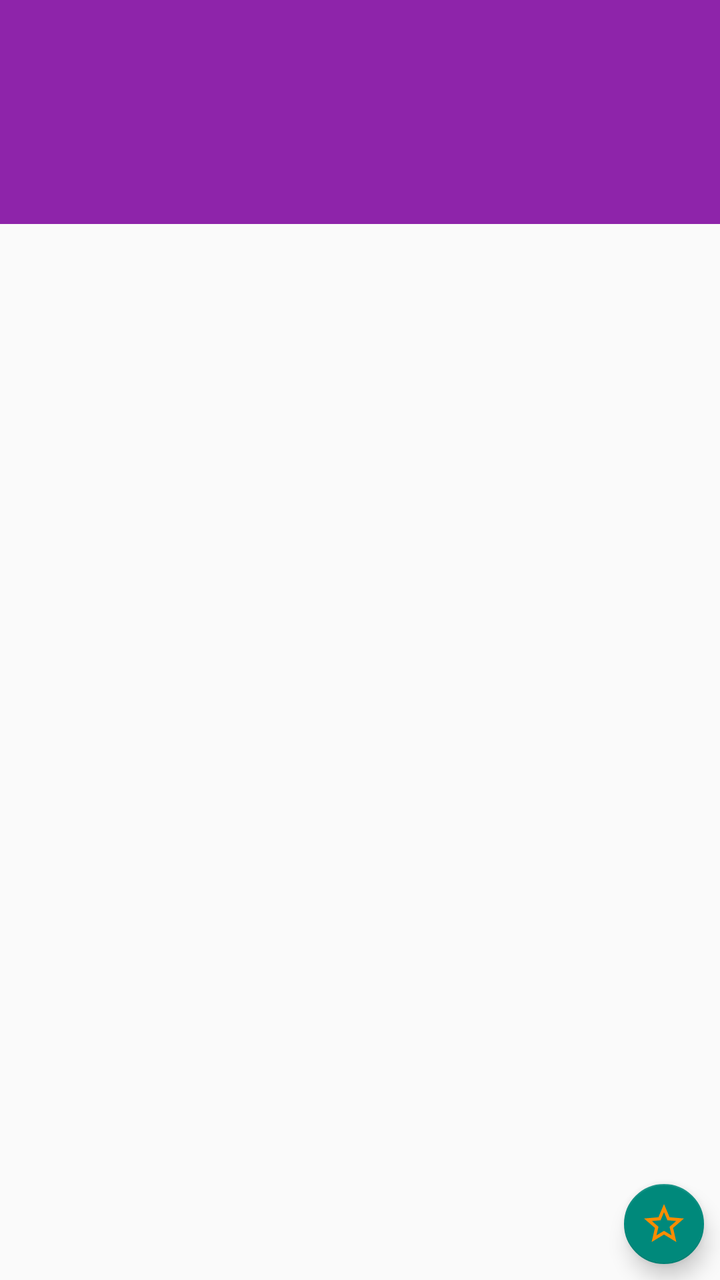
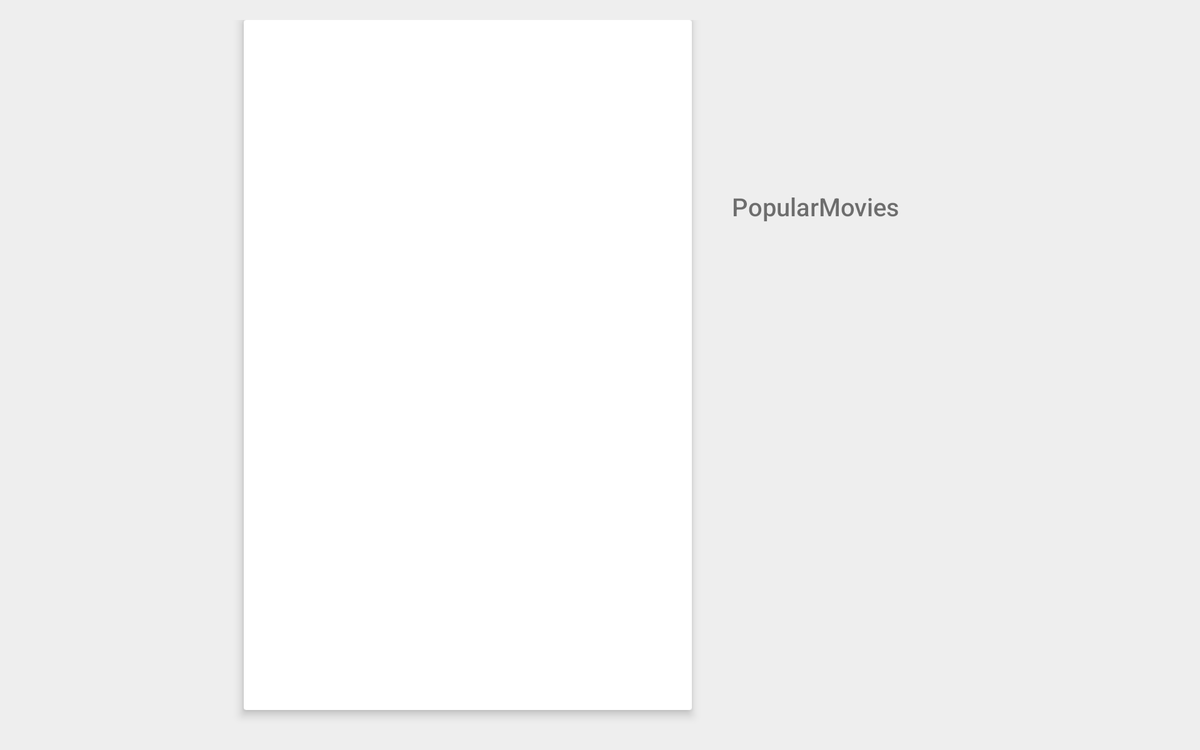

Compare how this app lays out the same screen by default and in its alternative resource folder. The renders come first, then the two layout files and the values they reference.
<!-- AndroidManifest.xml: application theme AppTheme -->
<!-- res/layout/activity_movie_detail.xml -->
<?xml version="1.0" encoding="utf-8"?>
<RelativeLayout android:layout_width="match_parent"
                android:layout_height="match_parent"
                xmlns:android="http://schemas.android.com/apk/res/android">
    <android.support.v7.widget.Toolbar
            android:layout_width="match_parent"
            android:id="@+id/toolbar"
            android:minHeight="?attr/actionBarSize"
            android:background="?attr/colorPrimary"
            android:layout_height="wrap_content"/>
    <android.support.design.widget.TabLayout
            android:layout_width="match_parent"
            android:layout_below="@+id/toolbar"
            android:layout_height="wrap_content"
            android:id="@+id/detail_tab_layout"
            android:background="?attr/colorPrimary"
            android:minHeight="?attr/actionBarSize"/>

    <android.support.v4.view.ViewPager
            android:id="@+id/detail_view_pager"
            android:layout_below="@+id/toolbar"
            android:layout_width="match_parent"
            android:layout_height="match_parent"/>

    <android.support.design.widget.FloatingActionButton
            android:id="@+id/fab_favorite"
            xmlns:app="http://schemas.android.com/apk/res-auto"
            app:fabSize="mini"
            android:src="@drawable/ic_star_border_black_24dp"
            android:layout_alignParentBottom="true"
            android:layout_alignParentRight="true"
            android:layout_alignParentEnd="true"
            android:layout_width="wrap_content"
            android:layout_margin="@dimen/inter_view_margin"
            android:layout_height="wrap_content"/>
</RelativeLayout>
<!-- resources referenced by this layout -->
<resources>
  <dimen name="inter_view_margin">8dp</dimen>
  <!-- drawable ic_star_border_black_24dp (drawable) -->
  <vector xmlns:android="http://schemas.android.com/apk/res/android"
          android:width="24dp"
          android:height="24dp"
          android:viewportWidth="24.0"
          android:viewportHeight="24.0">
      <path
          android:fillColor="#FFFB8C00"
          android:pathData="M22,9.24l-7.19,-0.62L12,2 9.19,8.63 2,9.24l5.46,4.73L5.82,21 12,17.27 18.18,21l-1.63,-7.03L22,9.24zM12,15.4l-3.76,2.27 1,-4.28 -3.32,-2.88 4.38,-0.38L12,6.1l1.71,4.04 4.38,0.38 -3.32,2.88 1,4.28L12,15.4z"/>
  </vector>
  <style name="AppTheme" parent="Theme.AppCompat.Light.NoActionBar">
          
          <item name="colorPrimary">@color/colorPrimary</item>
          <item name="colorPrimaryDark">@color/colorPrimaryDark</item>
          <item name="colorAccent">@color/colorAccent</item>
          <item name="android:textViewStyle">@style/RobotoTextView</item>
          <item name="buttonStyle">@style/RobotoButton</item>
          
      </style>
  <color name="colorPrimary">#8e24aa</color>
  <color name="colorPrimaryDark">#7b1fa2</color>
  <color name="colorAccent">#00897b</color>
  <style name="RobotoTextView" parent="android:Widget.TextView">
          <item name="android:fontFamily">@string/font_family_medium</item>
      </style>
  <style name="RobotoButton" parent="android:Widget.Button">
          <item name="android:fontFamily">@string/font_family_medium</item>
      </style>
  <string name="font_family_medium">sans-serif-medium</string>
</resources>
<!-- res/layout-sw600dp-land/activity_movie_detail.xml (the repository's variant of the layout above) -->
<!-- drawn on a 7-inch tablet turned sideways -->
<?xml version="1.0" encoding="utf-8"?>
<LinearLayout
        android:layout_width="match_parent"
        android:orientation="horizontal"
        android:padding="@dimen/inter_block_margin"
        android:background="#EEEEEE"
        xmlns:tools="http://schemas.android.com/tools"
        xmlns:android="http://schemas.android.com/apk/res/android"
        android:layout_height="match_parent">

    <View
        android:layout_weight="1"
        android:layout_width="@dimen/zero_dp"
        android:layout_height="match_parent" />

        <android.support.v7.widget.CardView
                android:layout_width="@dimen/zero_dp"
                android:layout_height="match_parent"
                xmlns:app="http://schemas.android.com/apk/res-auto"
                android:layout_marginBottom="@dimen/inter_block_margin"
                android:layout_weight="2"
                app:cardElevation="@dimen/default_card_elevation">


            <ImageView
                    android:id="@+id/movie_image"
                    android:scaleType="centerCrop"
                    android:layout_width="match_parent"
                    android:layout_height="match_parent"/>

        </android.support.v7.widget.CardView>

        <RelativeLayout
                android:layout_weight="2"
                android:layout_width="@dimen/zero_dp"
                android:layout_marginLeft="@dimen/large_margin"
                android:layout_marginStart="@dimen/large_margin"
                android:layout_marginTop="@dimen/inter_block_margin"
                android:layout_height="wrap_content">


            <TextView
                    android:id="@+id/tv_title"
                    android:textSize="@dimen/title_text_size"
                    android:textStyle="italic"
                    android:layout_width="wrap_content"
                    android:layout_marginBottom="@dimen/inter_view_margin"
                    android:layout_height="wrap_content"/>

            <TextView
                    android:id="@+id/tv_release_date"
                    android:textSize="@dimen/normal_text_size"
                    android:textStyle="bold"
                    android:layout_below="@+id/tv_title"
                    android:layout_marginBottom="@dimen/inter_view_margin"
                    android:layout_width="wrap_content"
                    android:layout_height="wrap_content"/>


            <TextView
                    android:id="@+id/btn_rating"
                    android:src="@drawable/ic_action_important"
                    android:layout_width="wrap_content"
                    android:textSize="@dimen/normal_text_size"
                    android:background="@drawable/ic_action_important"
                    android:layout_below="@+id/tv_release_date"
                    android:layout_height="wrap_content"/>

            <TextView
                    android:id="@+id/tv_rating_score"
                    android:layout_toEndOf="@+id/btn_rating"
                    android:layout_toRightOf="@+id/btn_rating"
                    android:layout_below="@id/tv_release_date"
                    android:textSize="@dimen/normal_text_size"
                    android:textStyle="bold"
                    android:layout_alignBottom="@+id/btn_rating"
                    android:layout_width="wrap_content"
                    android:layout_height="wrap_content"/>


            <TextView
                    android:id="@+id/tv_summary"
                    android:textSize="@dimen/body_text_size"
                    android:layout_below="@+id/tv_rating_score"
                    android:layout_marginTop="@dimen/normal_text_size"
                    tools:text="@string/app_name"
                    android:layout_width="wrap_content"
                    android:layout_height="wrap_content"/>

        </RelativeLayout>




    </LinearLayout>
<!-- resources referenced by the variant -->
<!-- as a 7-inch tablet turned sideways resolves them -->
<resources>
  <dimen name="body_text_size">20sp</dimen>
  <dimen name="default_card_elevation">5dp</dimen>
  <dimen name="inter_block_margin">16dp</dimen>
  <dimen name="inter_view_margin">8dp</dimen>
  <dimen name="large_margin">32dp</dimen>
  <dimen name="normal_text_size">20sp</dimen>
  <dimen name="title_text_size">22sp</dimen>
  <dimen name="zero_dp">0dp</dimen>
  <string name="app_name">PopularMovies</string>
  <style name="AppTheme" parent="Theme.AppCompat.Light.NoActionBar">
          
          <item name="colorPrimary">@color/colorPrimary</item>
          <item name="colorPrimaryDark">@color/colorPrimaryDark</item>
          <item name="colorAccent">@color/colorAccent</item>
          <item name="android:textViewStyle">@style/RobotoTextView</item>
          <item name="buttonStyle">@style/RobotoButton</item>
          
      </style>
  <color name="colorPrimary">#8e24aa</color>
  <color name="colorPrimaryDark">#7b1fa2</color>
  <color name="colorAccent">#00897b</color>
  <style name="RobotoTextView" parent="android:Widget.TextView">
          <item name="android:fontFamily">@string/font_family_medium</item>
      </style>
  <style name="RobotoButton" parent="android:Widget.Button">
          <item name="android:fontFamily">@string/font_family_medium</item>
      </style>
  <string name="font_family_medium">sans-serif-medium</string>
</resources>
